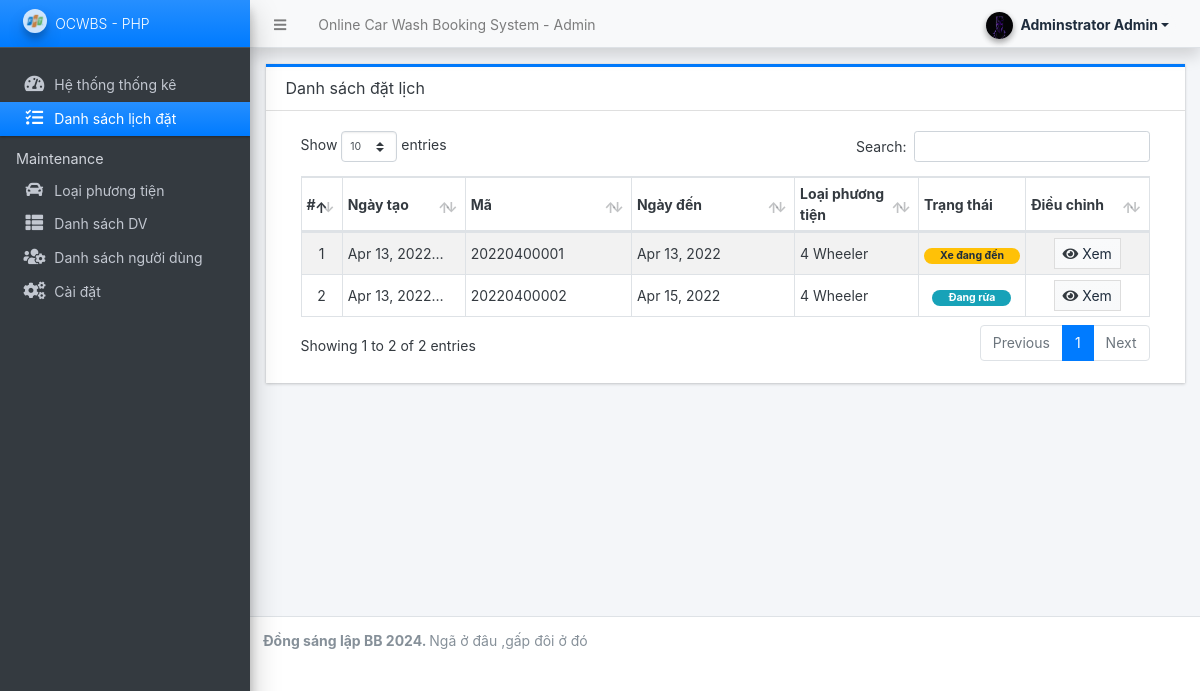
The app's page /admin/?page=bookings (signed in) with its own data.
### tables this page shows
CREATE TABLE `booking_list` (
  `id` int(30) NOT NULL,
  `code` varchar(100) NOT NULL,
  `client_name` text NOT NULL,
  `contact` text NOT NULL,
  `email` text NOT NULL,
  `address` text NOT NULL,
  `vehicle_id` int(30) NOT NULL,
  `schedule` date NOT NULL,
  `total_amount` float(15,2) NOT NULL DEFAULT 0.00,
  `status` tinyint(3) NOT NULL DEFAULT 0 COMMENT '0 = Pending,\r\n1 = Confirmed,\r\n2 = Arrived,\r\n3 = On-process,\r\n4 = Done',
  `date_created` datetime NOT NULL DEFAULT current_timestamp(),
  `date_updated` datetime NOT NULL DEFAULT current_timestamp() ON UPDATE current_timestamp()
);

CREATE TABLE `vehicle_list` (
  `id` int(30) NOT NULL,
  `name` text NOT NULL,
  `status` tinyint(1) NOT NULL DEFAULT 1,
  `delete_flag` tinyint(1) NOT NULL DEFAULT 0,
  `date_created` datetime NOT NULL DEFAULT current_timestamp(),
  `date_updated` datetime NOT NULL DEFAULT current_timestamp() ON UPDATE current_timestamp()
);

### admin/bookings/index.php (the view, shortened to what this page needs)
<div class="card card-outline rounded-0 card-primary">
	<div class="card-header">
		<h3 class="card-title">Danh sách đặt lịch</h3>
	</div>
	<div class="card-body">
		<div class="container-fluid">
        <div class="container-fluid">
			<table class="table table-hover table-striped table-bordered">
				<colgroup>
					<col width="5%">
					<col width="15%">
					<col width="20%">
					<col width="20%">
					<col width="15%">
					<col width="10%">
					<col width="15%">
				</colgroup>
				<thead>
					<tr>
						<th>#</th>
						<th>Ngày tạo</th>
						<th>Mã</th>
						<th>Ngày đến</th>
						<th>Loại phương tiện</th>
						<th>Trạng thái</th>
						<th>Điều chỉnh</th>
					</tr>
				</thead>
				<tbody>
					<?php
					$i = 1;
						$qry = $conn->query("SELECT b.*, v.name as vehicle FROM `booking_list` b inner join `vehicle_list` v on b.vehicle_id = v.id order by unix_timestamp(b.date_updated) desc ");
						while($row = $qry->fetch_assoc()):
					?>
						<tr>
							<td class="text-center"><?php echo $i++; ?></td>
							<td><p class="m-0 truncate-1"><?= date("M d, Y H:i", strtotime($row['date_updated'])) ?></p></td>
							<td><p class="m-0 truncate-1"><?= $row['code'] ?></p></td>
							<td><p class="m-0 truncate-1"><?= date("M d, Y", strtotime($row['schedule'])) ?></p></td>
							<td><p class="m-0 truncate-1"><?= $row['vehicle'] ?></p></td>
							<td class="text-center">
								<?php
								switch($row['status']){
									case 2:
										echo '<span class="badge badge-warning px-3 rounded-pill">Xe đang đến</span>';
										break;
									case 3:
										echo '<span class="badge badge-info px-3 rounded-pill">Đang rửa</span>';
										break;
								}
								?>
                            </td>
							<td align="center">
								<a class="btn btn-default bg-gradient-light btn-flat btn-sm" href="?page=bookings/view_details&id=<?php echo $row['id'] ?>"><span class="fa fa-eye text-dark"></span> Xem</a>
							</td>
						</tr>
					<?php endwhile; ?>
				</tbody>
			</table>
		</div>
		</div>
	</div>
</div>

### records on screen
booking_list: date_updated "Apr 13,…", code "20220400001", schedule "Apr 13, 2022", vehicle.name "4 Wheeler", status "Xe đang đến"
booking_list: date_updated "Apr 13,…", code "20220400002", schedule "Apr 15, 2022", vehicle.name "4 Wheeler", status "Đang rửa"

### other values on screen
$_settings->info('name') "Online Car Wash Booking System"
$_settings->userdata('firstname').' '.$_settings->userdata('lastname') "Adminstrator Admin"
$_settings->info('short_name') "OCWBS - PHP"
